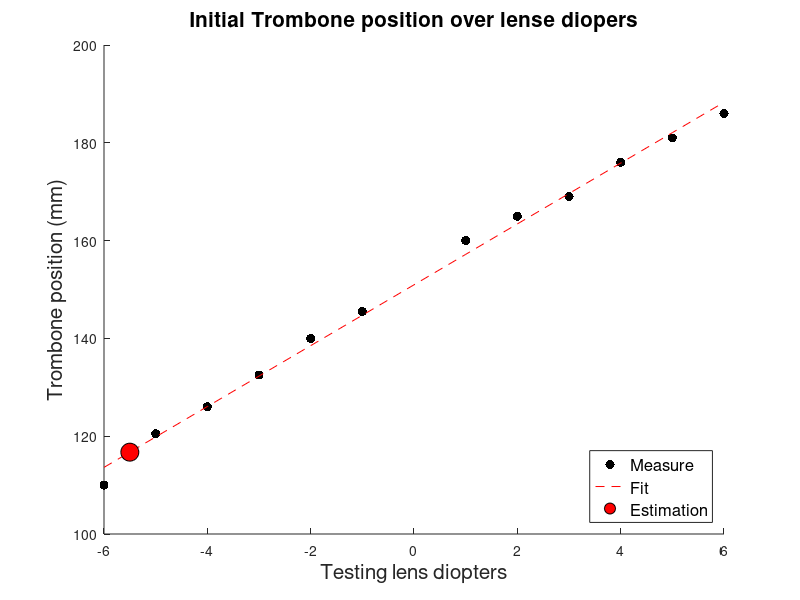

Source code (MATLAB):
% SACC_calibrateTrombone
%
% This contains the contrast measurement data over Tromobone position.
% Based on the data, you can search an optimal Trombone position for any
% given lens diopters.

% History:
%    03/25/22  dhb, smo     - Measured the data and plotted the graph.
%    07/19/22  dhb, smo     - Added data using different lense diopters.
%    07/29/22  smo, rsh     - Added data using different lenese within the
%                             range of -6 to +2.
%    08/01/22  smo          - Added to choose multiple data at once. Also,
%                             now it calculates an optimal Trombone
%                             position for any given lens diopters using
%                             interpolation.
%    08/02/22  smo          - Changed the fitting method from interpolation
%                             to linear. And file name changed.
%    10/20/22  smo          - New calibration data added for the lens
%                             diopters of +2 to +6.

%% Initialize.
clear; close all;

%% Raw measurement data.
%
% Trombone position was recorded in mm unit. For the data (whichData =
% 0-10), the position of Trombone is the number you can get from its
% software. However, that number is changing everytime rebooting the
% computer which does not represent the physical position. So, the data
% (whichData = 11-18) recorded the number on the measuring tape attached to
% the side of Trombone, which is an actual position of the Trombone.
%
% Contrast was measured using the real-time camera image.
%
% Note that we are planning to calibrate for the lens diopeters from -6.0
% to +2.0 for SACC project.
%
% Set the data range of interest.
whichDataRange = [11:22];
VERBOSE = false;

% Make a loop here to collect the multiple lens data.
for ii = 1:length(whichDataRange)
    whichData = whichDataRange(ii);
    
    % All raw data stored here.
    switch whichData
        case 0
            lensDiopters = 0;
            positionTrombone = [2.799 2.299 1.772 1.522 1.272 1.022 0.772 0.522 0.272 0.022 -0.530 -1.449 -2.193 -2.665 ];
            contrast         = [0.931 0.946 0.954 0.954 0.954 0.954 0.955 0.954 0.954 0.954  0.954  0.954  0.947  0.939 ];
            
            % Following data no. 1 to 6 were collected using different lens
            % diopeters on the date of 07/19/22.
        case 1
            lensDiopters = -3;
            positionTrombone = [-15.17 -14.64 -14.06 -13.54 -12.99 -12.52 -12.05 -11.52 -11.01 -10.54 -9.99 -9.48];
            contrast         = [ 0.888  0.871  0.901  0.929  0.938  0.947  0.948  0.948  0.948  0.949 0.931 0.923];
        case 2
            lensDiopters = -4.5;
            positionTrombone = [-19.66 -19.54 -19.04 -18.04 -17.50];
            contrast         = [ 0.946  0.937  0.947  0.935  0.923];
        case 3
            lensDiopters = +2.0;
            positionTrombone = [-0.47  0.54  1.00  1.50  2.06  2.50  3.04];
            contrast         = [0.920 0.947 0.947 0.963 0.946 0.947 0.939];
        case 4
            lensDiopters = -6.0;
            positionTrombone = [-17.89 -16.80];
            contrast         = [ 0.815  0.718];
        case 5
            lensDiopters = -5.5;
            positionTrombone = [-19.79 -18.82];
            contrast         = [ 0.917  0.824];
        case 6
            lensDiopters = -5.0;
            positionTrombone = [-19.53 -18.55];
            contrast         = [ 0.930  0.911];
            
            % From here, data was collected on the day of 07/29/22.
            %
            % Note that the position trombone here is the number on the
            % measuring tape that is attached to the Trombone. Therefore, this
            % is different range of unit from the measurements conducted
            % before. The unit for the position is still mm though.
        case 11
            lensDiopters = -6.0;
            positionTrombone = [115 114 112.5 111 110 109 107.5 105];
            contrast         = [0.92 0.947 0.947 0.959 0.96 0.946 0.931 0.914];
        case 12
            lensDiopters = -5.0;
            positionTrombone = [124 121.5 120.5 120 119 117.5 115.5 114.5 112.5];
            contrast         = [0.92 0.96 0.96 0.959 0.959 0.958 0.958 0.928 0.898];
        case 13
            lensDiopters = -4.0;
            %         positionTrombone = [130.5 129.5 127.5 126 125 122.5 121];
            %         contrast         = [0.909 0.927 0.938 0.939 0.938 0.924 0.883];
            %
            % Data for -4.0 has been corrected as follows. The first
            % measurement somehow gave the lower contrast than expected.
            positionTrombone = [130.5 129.5 128 127 126 125 124 122.5 121.5 120.5];
            contrast         = [0.901 0.923 0.933 0.946 0.955 0.944 0.943 0.933 0.92 0.894];
        case 14
            lensDiopters = -3.0;
            positionTrombone = [138.5 137 136 135 134 132.5 131 129 128];
            contrast         = [0.91 0.94 0.941 0.949 0.95 0.95 0.9 0.901 0.856];
        case 15
            lensDiopters = -2.0;
            positionTrombone = [146 145 144 143 141 140 139 138 135.5];
            contrast         = [0.88 0.931 0.94 0.95 0.951 0.959 0.949 0.939 0.855];
        case 16
            lensDiopters = -1.0;
            positionTrombone = [152.5 151.5 150.5 149.5 148.5 147 145.5 144 143];
            contrast         = [0.893 0.929 0.946 0.946 0.947 0.955 0.955 0.946 0.927];
        case 17
            lensDiopters = +1.0;
            positionTrombone = [165 164 162.5 161.5 160.5 160 159 157.5 156 155];
            contrast         = [0.901 0.942 0.95 0.959 0.959 0.959 0.958 0.95 0.941 0.872];
        case 18
            lensDiopters = +2.0;
            positionTrombone = [170.5 169.5 168.5 168 166 165 164 162 161];
            contrast         = [0.908 0.938 0.953 0.953 0.961 0.961 0.953 0.937 0.896];
            
            % This is the newly obtained data to validate the measurement
            % (as of 10/20/22). We repeated the meausurement of lens
            % diopters of +2 to see if we can get the same results as the
            % last time and it did!
        case 23
            lensDiopters = +2.0;
            positionTrombone = [170.5 169.5 168.5 168 166 165 164 162 161];
            contrast         = [0.908 0.935 0.943 0.942 0.956 0.956 0.949 0.922 0.912];
        case 19
            lensDiopters = +3.0;
            positionTrombone = [176 175 174 173 172 171 170 169 168 167 166 165];
            contrast         = [0.897 0.938 0.937 0.945 0.950 0.950 0.952 0.957 0.944 0.935 0.900 0.841];
        case 20
            lensDiopters = +4.0;
            positionTrombone = [182 181 180 179 178 177 176 175 174 173 172 171];
            contrast         = [0.881 0.914 0.936 0.943 0.951 0.951 0.958 0.952 0.944 0.936 0.914 0.879];
        case 21
            lensDiopters = +5.0;
            positionTrombone = [186 185 184 183 182 181 180 179 178 177 176 175];
            contrast         = [0.894 0.923 0.942 0.949 0.949 0.953 0.95 0.942 0.936 0.934 0.905 0.831];
        case 22
            lensDiopters = +6.0;
            positionTrombone = [191 190 189 188 187 186 185 184 183 182 181 180];
            contrast         = [0.889 0.910 0.931 0.939 0.947 0.954 0.945 0.944 0.935 0.921 0.914 0.861];
        otherwise
    end
    
    % There are some lenses having multiple highest points. Here we choose a
    % smaller value in position (nm) which should be fine for now, but we
    % may elaborate it later on.
    lensDioptersSet(ii) = lensDiopters;
    contrastMax(ii) = max(contrast);
    positionContrastMax(ii) = min(positionTrombone(find(contrast(:) == contrastMax(ii))));
    
    %% Plot it.
    if (VERBOSE)
        figure; clf; hold on;
        plot(positionTrombone, contrast, 'ko--', ...
            'MarkerFaceColor', [0.5 0.5 0.5], 'MarkerEdgeColor', zeros(1,3), 'MarkerSize', 8);
        plot(positionContrastMax(ii), contrastMax(ii), 'o', ...
            'MarkerFaceColor', [1 0 0], 'MarkerEdgeColor', zeros(1,3), 'MarkerSize', 8);
        xlabel('Position Trombone (mm)','FontSize',15);
        ylabel('Contrast','FontSize',15);
        xticks([round(min(positionTrombone)) : 1 : round(max(positionTrombone))]);
        ylim([0.855 0.965]);
        legend('All data','Max Contrast','location','southeast','FontSize',15);
        title(append('Lens diopters: ',num2str(lensDiopters),' / Max contrast = ',num2str(contrastMax(ii))),'FontSize',15);
    end
    
    clear contrast; clear positionTrombone;
end

%% Search an optimal Trombone position for a random lens diopters.
%
% Type your lens diopter of interest.
PROMPT = true;

if (PROMPT)
    while 1
    promptMessage = '    Type subject lens diopter of dominant eye: ';
    subjectLensDiopters = input(promptMessage);
    
    if ~isempty(subjectLensDiopters)
        break
    end
    
    disp('Lens diopter should be within from -6 to +2.');
    end
else
    % Enter manually.
    subjectLensDiopters = -5.25;
end

% Set the target (initial) position.
targetLensDiopters = -(subjectLensDiopters + 0.5);

% Here make a linear fitting for the data.
p = polyfit(lensDioptersSet, positionContrastMax, 1);
positionFitted = polyval(p ,lensDioptersSet);

% Search an optimal Trombone position here from the above fitting results.
positionEstimated = polyval(p, targetLensDiopters);

% Print out the results.
fprintf('\t * Target lens diopter is (%.2f) \n', subjectLensDiopters);
fprintf('\t * Initial Trombone position at (%.2f) is %.0f (mm) \n', ...
    targetLensDiopters, positionEstimated);

% Plot it.
PLOTCALIBRATIONRESULTS = true;

if (PLOTCALIBRATIONRESULTS)
    figure; clf; hold on;
    plot(lensDioptersSet, positionContrastMax, 'k.', 'markersize', 20);
    plot(lensDioptersSet, positionFitted, 'r--');
    plot(targetLensDiopters, positionEstimated, ...
        'ro', 'markersize', 13, 'markerfacecolor', 'r', 'markeredgecolor', 'k');
    xlabel('Testing lens diopters','FontSize',15);
    ylabel('Trombone position (mm)','FontSize',15);
    title('Initial Trombone position over lense diopers','FontSize',15);
    legend('Measure','Fit', 'Estimation', 'location', 'SouthEast', 'FontSize', 12);
end
